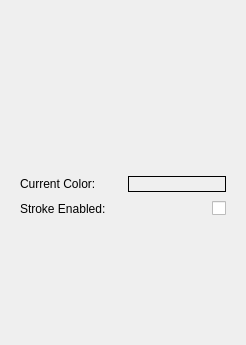
      <widget class="QWidget" name="scrollAreaWidgetContents_2">
       <property name="geometry">
        <rect>
         <x>0</x>
         <y>0</y>
         <width>246</width>
         <height>345</height>
        </rect>
       </property>
       <layout class="QVBoxLayout" name="verticalLayout_13">
        <item>
         <layout class="QVBoxLayout" name="verticalLayout_4">
          <item>
           <widget class="ColorWidget" name="strokeColor">
            <property name="toolTip">
             <string>Custom color widget</string>
            </property>
            <property name="whatsThis">
             <string>You don't care</string>
            </property>
           </widget>
          </item>
          <item>
           <layout class="QFormLayout" name="formLayout_2">
            <property name="horizontalSpacing">
             <number>22</number>
            </property>
            <property name="verticalSpacing">
             <number>9</number>
            </property>
            <property name="leftMargin">
             <number>9</number>
            </property>
            <property name="topMargin">
             <number>0</number>
            </property>
            <property name="rightMargin">
             <number>9</number>
            </property>
            <property name="bottomMargin">
             <number>9</number>
            </property>
            <item row="0" column="0">
             <widget class="QLabel" name="label_14">
              <property name="text">
               <string>Current Color:</string>
              </property>
             </widget>
            </item>
            <item row="0" column="1">
             <widget class="QLabel" name="strokeColorLabel">
              <property name="styleSheet">
               <string notr="true">QLabel {
	border: 1px solid 
}</string>
              </property>
              <property name="text">
               <string/>
              </property>
             </widget>
            </item>
            <item row="1" column="0">
             <widget class="QLabel" name="label_6">
              <property name="text">
               <string>Stroke Enabled:</string>
              </property>
             </widget>
            </item>
            <item row="1" column="1">
             <widget class="QCheckBox" name="shouldStrokeCheckbox">
              <property name="layoutDirection">
               <enum>Qt::RightToLeft</enum>
              </property>
              <property name="text">
               <string/>
              </property>
             </widget>
            </item>
           </layout>
          </item>
         </layout>
        </item>
       </layout>
      </widget>
